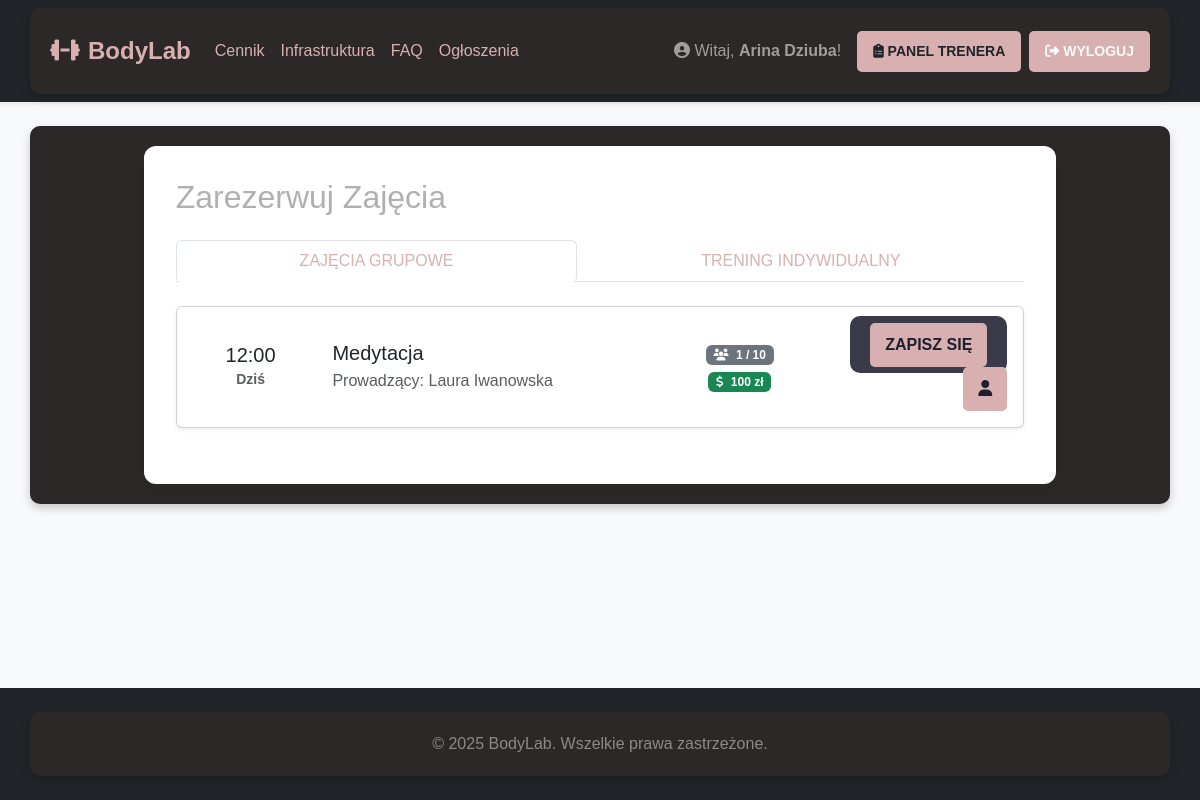
The app's page /booking (signed in) with its own data.
### app.py (models this page shows, shortened)
class User(db.Model, UserMixin):
    id = db.Column(db.Integer, primary_key=True)
    username = db.Column(db.String(50), unique=True, nullable=False)
    email = db.Column(db.String(120), unique=True, nullable=False)
    password_hash = db.Column(db.String(256), nullable=False)
    role = db.Column(db.String(20), nullable=False, default='user')
    experience_notes = db.Column(db.Text, nullable=True)
    sessions_taught = db.relationship('TrainingSession', back_populates='trainer', lazy='dynamic')
    bookings = db.relationship('Booking', back_populates='user', lazy='dynamic')
    messages_sent = db.relationship('Message', foreign_keys='Message.sender_id', back_populates='sender',
                                    lazy='dynamic')
    messages_received = db.relationship('Message', foreign_keys='Message.recipient_id', back_populates='recipient',
                                        lazy='dynamic')
    @property
    def is_admin(self):
        return self.role == 'admin'
    @property
    def is_trainer(self):
        return self.role == 'trainer'

class TrainingSession(db.Model):
    id = db.Column(db.Integer, primary_key=True)
    title = db.Column(db.String(100), nullable=False)
    session_type = db.Column(db.String(20), nullable=False, default='Grupowy')
    description = db.Column(db.Text, nullable=True)
    date = db.Column(db.Date, nullable=False)
    start_time = db.Column(db.Time, nullable=False)
    duration_minutes = db.Column(db.Integer, nullable=False, default=60)
    price = db.Column(db.Integer, nullable=False, default=0)
    max_participants = db.Column(db.Integer, nullable=False, default=10)
    trainer_id = db.Column(db.Integer, db.ForeignKey('user.id'), nullable=False)
    recurrence_group_id = db.Column(db.String(36), nullable=True, index=True)
    trainer = db.relationship('User', back_populates='sessions_taught')
    bookings = db.relationship('Booking', back_populates='session', lazy='dynamic', cascade="all, delete-orphan")
    @property
    def current_participants(self):
        return self.bookings.count()
    @property
    def is_full(self):
        return self.bookings.count() >= self.max_participants

### app.py (the view)
@app.route("/booking", methods=["GET"])
@login_required
def booking():
    today = date.today()
    user_booked_session_ids = {booking.session_id for booking in current_user.bookings.all()}
    sessions_grupowe = TrainingSession.query.filter(
        TrainingSession.date >= today,
        TrainingSession.session_type == 'Grupowy'
    ).order_by(TrainingSession.date, TrainingSession.start_time).all()
    sessions_indywidualne = TrainingSession.query.filter(
        TrainingSession.date >= today,
        TrainingSession.session_type == 'Indywidualny'
    ).order_by(TrainingSession.date, TrainingSession.start_time).all()
    return render_template("booking.html",
                           sessions_grupowe=sessions_grupowe,
                           sessions_indywidualne=sessions_indywidualne,
                           user_booked_session_ids=user_booked_session_ids,
                           today=today)

### app.py (called while the page is built)
@login_manager.user_loader
def load_user(user_id):
    return db.session.get(User, int(user_id))

### templates/booking.html (shortened to what this page needs)
{% extends "base.html" %}
{% block content %}
<h1 class="h2 mb-4">Zarezerwuj Zajęcia</h1>
<ul class="nav nav-tabs nav-fill mb-4" id="bookingTab" role="tablist">
    <li class="nav-item" role="presentation">
        <button class="nav-link active" id="grupowe-tab" data-bs-toggle="tab" data-bs-target="#grupowe-pane" type="button" role="tab" aria-controls="grupowe-pane" aria-selected="true">
            Zajęcia Grupowe
        </button>
    </li>
    <li class="nav-item" role="presentation">
        <button class="nav-link" id="indywidualne-tab" data-bs-toggle="tab" data-bs-target="#indywidualne-pane" type="button" role="tab" aria-controls="indywidualne-pane" aria-selected="false">
            Trening Indywidualny
        </button>
    </li>
</ul>
<div class="tab-content" id="bookingTabContent">
    <div class="tab-pane fade show active" id="grupowe-pane" role="tabpanel" aria-labelledby="grupowe-tab" tabindex="0">
        <div classs="container-fluid">
            {% if sessions_grupowe %}
                {% for session in sessions_grupowe %}
                    {% include "_session_card.html" %}
                {% endfor %}
            {% else %}
                <div class="alert alert-info">Brak nadchodzących zajęć grupowych.</div>
            {% endif %}
        </div>
    </div>
</div>
{% endblock %}

### templates/base.html (shortened to what this page needs)
<!DOCTYPE html>
<html lang="pl">
<head>
    <link href="https://cdn.jsdelivr.net/npm/bootstrap@5.3.3/dist/css/bootstrap.min.css" rel="stylesheet">
    <link rel="stylesheet" href="https://cdnjs.cloudflare.com/ajax/libs/font-awesome/6.5.0/css/all.min.css">
    <link rel="stylesheet" href="{{ url_for('static', filename='style.css') }}">
</head>
<body>
<nav class="navbar navbar-expand-lg navbar-dark bg-dark shadow-sm">
    <div class="container">
        <a class="navbar-brand" href="{{ url_for('index') }}">
            <i class="fas fa-dumbbell me-2"></i>BodyLab
        </a>
        <div class="collapse navbar-collapse" id="navbarNav">
            <ul class="navbar-nav me-auto">
                <li class="nav-item">
                    <a class="nav-link" href="{{ url_for('pricing') }}">Cennik</a>
                </li>
                <li class="nav-item">
                    <a class="nav-link" href="{{ url_for('infrastructure') }}">Infrastruktura</a>
                </li>
                <li class="nav-item">
                    <a class="nav-link" href="{{ url_for('faq') }}">FAQ</a>
                </li>
                <li class="nav-item">
                    <a class="nav-link" href="{{ url_for('announcements') }}">Ogłoszenia</a>
                </li>
            </ul>
            <ul class="navbar-nav ms-auto d-flex align-items-center">
                {% if current_user.is_authenticated %}
                    <li class="nav-item">
                        <span class="navbar-text me-3">
                            <i class="fas fa-user-circle"></i> Witaj, <strong>{{ current_user.username }}</strong>!
                        </span>
                    </li>
                    {% if current_user.is_admin or current_user.is_trainer %}
                    <li class="nav-item me-2">
                        <a class="btn btn-info btn-sm px-3" href="{{ url_for('trainer_dashboard') }}">
                            <i class="fas fa-clipboard-list"></i> Panel Trenera
                        </a>
                    </li>
                    {% endif %}
                    <li class="nav-item">
                        <a class="btn btn-outline-light btn-sm px-3" href="{{ url_for('logout') }}">
                            <i class="fas fa-sign-out-alt"></i> Wyloguj
                        </a>
                    </li>
                {% endif %}
            </ul>
        </div>
    </div>
</nav>
<main class="main-content">
    <div class="container mt-4">
        <div class="row justify-content-center">
            <div class="col-lg-10">
                <div class="content-card">
                    {% block content %}{% endblock %}
                </div>
            </div>
        </div>
    </div>
</main>
<footer class="text-center py-4 mt-5">
    <div class="container">
        <p class="mb-0">&copy; 2025 BodyLab. Wszelkie prawa zastrzeżone.</p>
    </div>
</footer>
</body>
</html>

### templates/_session_card.html (shortened to what this page needs)
<div class="card shadow-sm mb-4">
    <div class="card-body">
        <div class="row align-items-center">
            <div class="col-md-2 text-center">
                <h4 class="h5 mb-0">{{ session.start_time.strftime('%H:%M') }}</h4>
                <span class="text-muted small">
                    {% if session.date == today %}
                        <strong>Dziś</strong>
                    {% else %}
                        {{ session.date.strftime('%Y-%m-%d') }}
                    {% endif %}
                </span>
            </div>
            <div class="col-md-5">
                <h5 class="card-title mb-1">{{ session.title }}</h5>
                <p class="card-text text-muted mb-0">
                    Prowadzący: {{ session.trainer.username }}
                </p>
            </div>
            <div class="col-md-2 text-center">
                {% set is_full = session.is_full %}
                <span class="badge {% if is_full %}bg-danger{% else %}bg-secondary{% endif %} mb-1"
                      title="{{ session.current_participants }} / {{ session.max_participants }}">
                    <i class="fas fa-users me-1"></i>
                    {{ session.current_participants }} / {{ session.max_participants }}
                </span>
                <span class="badge bg-success">
                    <i class="fas fa-dollar-sign me-1"></i> {{ session.price }} zł
                </span>
            </div>
            <div class="col-md-3 text-end">
                {% if session.id in user_booked_session_ids %}
                    <form action="{{ url_for('unbook_session') }}" method="POST" class="d-inline"
                          onsubmit="return confirm('Czy na pewno chcesz wypisać się z tych zajęć?');">
                        <input type="hidden" name="session_id" value="{{ session.id }}">
                        <button type="submit" class="btn btn-outline-danger">
                            <i class="fas fa-times me-1"></i> Wypisz się
                        </button>
                    </form>
                {% elif is_full %}
                    <button class="btn btn-secondary" disabled>
                        Brak Miejsc
                    </button>
                {% else %}
                    <form action="{{ url_for('book_session') }}" method="POST" class="d-inline">
                        <button type="submit" class="btn btn-primary">
                            Zapisz się
                        </button>
                    </form>
                {% endif %}
                <a href="{{ url_for('trainer_profile', trainer_id=session.trainer.id) }}" class="btn btn-link" title="Profil Trenera">
                    <i class="fas fa-user"></i>
                </a>
            </div>
        </div>
    </div>
</div>

### static/style.css (style rules this page uses)
body { background-color: #1e1e2f; color: #b0b0b0; font-family: 'Arial', sans-serif; }
.container { background: #2c2827; padding: 20px; border-radius: 10px; box-shadow: 0 4px 10px rgba(0, 0, 0, 0.2); }
h1, h2 { color: #d8b0b0; }
p { color: #8a8a8a; font-size: 16px; }
form { background: #3a3a4a; padding: 20px; border-radius: 10px; }
button, .btn { background: #d8b0b0; color: #1e1e2f; padding: 10px 15px; border-radius: 5px; font-weight: bold; text-transform: uppercase; border: none; cursor: pointer; }
.navbar { background: #181824; }
.navbar-brand, .nav-link { color: #d8b0b0 !important; }
a { color: #d8b0b0; }

### templates/base.html (style rules this page uses)
body { background-color: #f8f9fa; min-height: 100vh; display: flex; flex-direction: column; }
.main-content { flex: 1; }
.navbar-brand { font-weight: 700; font-size: 1.5rem; }
footer { margin-top: auto; background-color: #212529; color: #adb5bd; }
.content-card { background: white; border-radius: 12px; box-shadow: 0 4px 15px rgba(0,0,0,0.08); padding: 2rem; }
.navbar-dark .navbar-nav .btn { color: #212529; }
.navbar-dark .navbar-nav .btn-outline-light { color: #f8f9fa; }

### records on screen
User: username "Arina Dziuba"
TrainingSession: start_time "12:00", date "Dziś", title "Medytacja", trainer.username "Laura Iwanowska", current_participants "1", max_participants "10", price "100"
